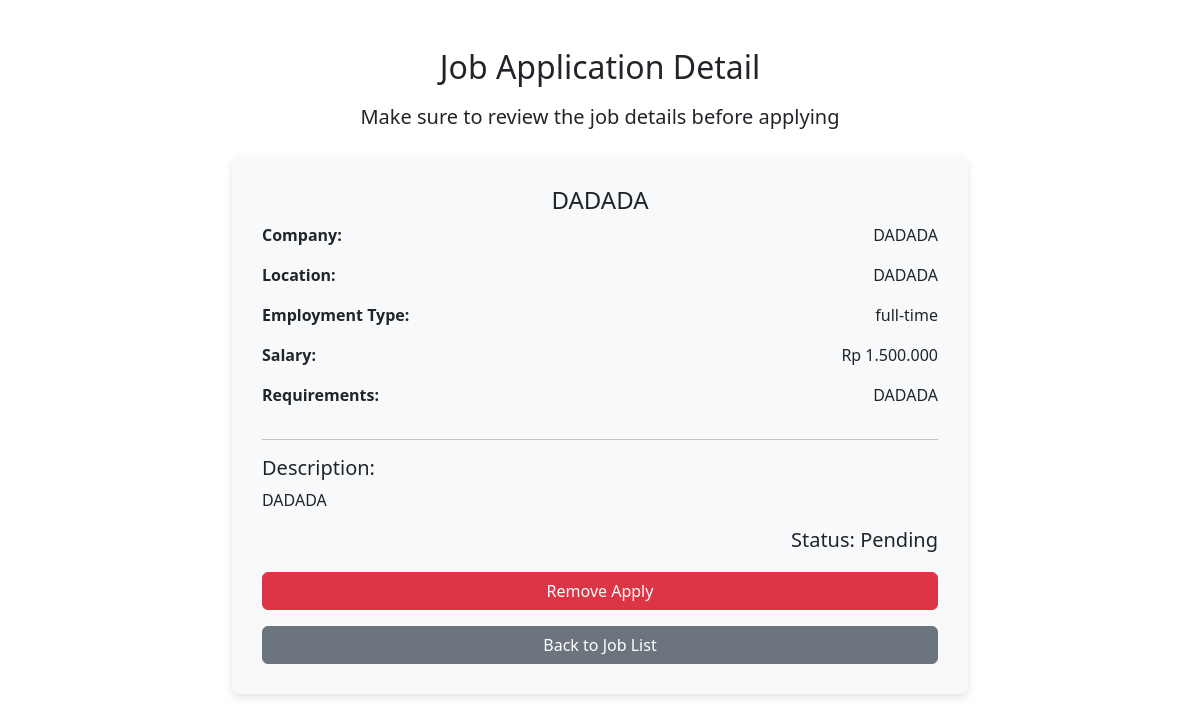
The page /pages/employee/view_application_detail.php?job_id=21 (signed in) on the database its author committed.
### tables this page shows
CREATE TABLE `tb_jobs` (
  `id` int(11) NOT NULL,
  `title` varchar(255) NOT NULL,
  `description` text NOT NULL,
  `requirements` text NOT NULL,
  `employment_type` enum('intern','full-time') NOT NULL,
  `salary_range` varchar(100) DEFAULT NULL,
  `company_name` varchar(255) NOT NULL,
  `location` varchar(255) DEFAULT NULL,
  `created_at` timestamp NOT NULL DEFAULT current_timestamp(),
  `updated_at` timestamp NOT NULL DEFAULT current_timestamp() ON UPDATE current_timestamp(),
  `created_by` int(11) NOT NULL,
  `expired_at` timestamp NULL DEFAULT NULL,
  `status` enum('active','expired','deleted') DEFAULT 'active'
);

CREATE TABLE `tb_applications` (
  `id` int(11) NOT NULL,
  `user_id` int(11) NOT NULL,
  `job_id` int(11) NOT NULL,
  `status` enum('Pending','Accepted','Rejected') DEFAULT 'Pending',
  `applied_at` timestamp NOT NULL DEFAULT current_timestamp()
);

### pages/employee/view_application_detail.php (the view, shortened to what this page needs)
<?php
require '../../db.php';
$job_id = $_GET['job_id'] ?? 0;
$user_id = $_SESSION['user_id'] ?? null;
$job_query = $conn->prepare("SELECT * FROM tb_jobs WHERE id = ?");
$job_query->bind_param("i", $job_id);
$job_query->execute();
$job_result = $job_query->get_result();
$job = $job_result->fetch_assoc();
$profile_query = $conn->prepare("SELECT id FROM tb_profiles WHERE user_id = ?");
$profile_query->bind_param("i", $user_id);
$profile_query->execute();
$profile_result = $profile_query->get_result();
$profile_complete = $profile_result->num_rows > 0;
$app_status_query = $conn->prepare("SELECT status FROM tb_applications WHERE job_id = ? AND user_id = ?");
$app_status_query->bind_param("ii", $job_id, $user_id);
$app_status_query->execute();
$app_status_result = $app_status_query->get_result();
$app_status = $app_status_result->fetch_assoc();
$salary_raw = $job['salary_range'];
$salary_clean = preg_replace('/[^0-9.]/', '', $salary_raw);
$salary = floatval($salary_clean);
$salary_formatted = "Rp " . number_format($salary, 0, ',', '.');
?>
<!DOCTYPE html>
<html lang="en">
<head>
    <link href="https://cdn.jsdelivr.net/npm/bootstrap@5.3.0-alpha1/dist/css/bootstrap.min.css" rel="stylesheet">
</head>
<body>
<div class="container my-5">
    <div class="text-center mb-4">
        <h2 class="mb-3">Job Application Detail</h2>
        <p class="lead">Make sure to review the job details before applying</p>
    </div>
    <div class="row justify-content-center">
        <div class="col-lg-8">
            <div class="job-details">
                <h4 class="text-center"><?= htmlspecialchars($job['title']) ?></h4>
                <div class="mb-3">
                    <div class="row">
                        <div class="col-6">
                            <p class="detail-label">Company:</p>
                        </div>
                        <div class="col-6">
                            <p class="detail-value"><?= htmlspecialchars($job['company_name']) ?></p>
                        </div>
                    </div>
                    <div class="row">
                        <div class="col-6">
                            <p class="detail-label">Location:</p>
                        </div>
                        <div class="col-6">
                            <p class="detail-value"><?= htmlspecialchars($job['location']) ?></p>
                        </div>
                    </div>
                    <div class="row">
                        <div class="col-6">
                            <p class="detail-label">Employment Type:</p>
                        </div>
                        <div class="col-6">
                            <p class="detail-value"><?= htmlspecialchars($job['employment_type']) ?></p>
                        </div>
                    </div>
                    <div class="row">
                        <div class="col-6">
                            <p class="detail-label">Salary:</p>
                        </div>
                        <div class="col-6">
                            <p class="detail-value"><?= $salary_formatted ?></p>
                        </div>
                    </div>
                    <div class="row">
                        <div class="col-6">
                            <p class="detail-label">Requirements:</p>
                        </div>
                        <div class="col-6">
                            <p class="detail-value"><?= htmlspecialchars($job['requirements'])?></p>
                        </div>
                    </div>
                </div>
                <hr>
                <h5>Description:</h5>
                <p><?= nl2br(htmlspecialchars($job['description'])) ?></p>
                <div class="mb-3">
                    <h5 class="detail-value">Status: <?= $app_status['status'] ?? 'No application found' ?></h5>
                </div>
                <div class="btn-container">
                    <?php if (!$profile_complete): ?>
                        <div class="alert alert-warning">
                            <strong>Your profile is incomplete. Please complete your profile to apply for this job.</strong>
                            <br>
                            <a href="profile.php" class="btn btn-warning">Complete Profile</a>
                        </div>
                    <?php else: ?>
                        <div class="btn-group">
                            <?php if (empty($app_status)): ?>
                                <a href="apply.php?job_id=<?= $job['id'] ?>" class="btn btn-primary">Apply Now</a>
                            <?php elseif ($app_status['status'] == 'Pending'): ?>
                                <a href="remove_apply.php?job_id=<?= $job['id'] ?>" class="btn btn-danger">Remove Apply</a>
                            <?php elseif ($app_status['status'] == 'Accepted'): ?>
                                <button class="btn btn-success" disabled>You Have Been Accepted</button>
                            <?php elseif ($app_status['status'] == 'Rejected'): ?>
                                <button class="btn btn-danger" disabled>You Have Been Rejected</button>
                            <?php endif; ?>
                        </div>
                    <?php endif; ?>
                    <a href="index.php" class="btn btn-secondary btn-group mt-3">Back to Job List</a>
                </div>
            </div>
        </div>
    </div>
</div>
</body>
</html>

### pages/employee/view_application_detail.php (style rules this page uses)
.job-details { background-color: #f8f9fa; padding: 30px; border-radius: 8px; box-shadow: 0 4px 8px rgba(0, 0, 0, 0.1); }
.btn-container { margin-top: 20px; }
.btn-group { display: flex; justify-content: center; gap: 10px; }
.detail-label { font-weight: bold; }
.detail-value { text-align: right; }

### rows shown on the page
tb_jobs: title "DADADA", company_name "DADADA", location "DADADA", employment_type "full-time", salary_range "Rp 1.500.000", requirements "DADADA", description "DADADA"
tb_applications: status "Pending"
